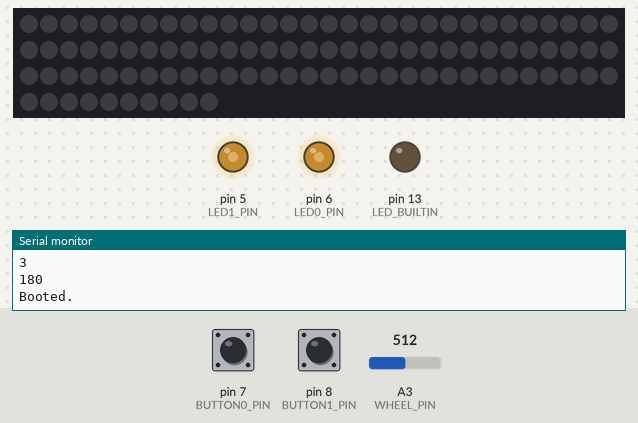
The sketch below on a simulated Arduino Uno, built with avr-gcc and run on an emulated ATmega328P. Shown: 100 RGB LEDs in strip order, left to right, continuing on the next row, output pins drawn as LEDs (lit = HIGH), the last lines printed to the serial monitor. The inputs (shaded band) are chosen by the test bench; at power-on: pin 7 (BUTTON0_PIN) HIGH, A3 (WHEEL_PIN) = 512, pin 8 (BUTTON1_PIN) HIGH. Dim RGB values are drawn brighter than linear; random numbers use the default seed unless the sketch sets one.

Above: at 1.2 s.
1.3 s: pin 7 (BUTTON0_PIN) pulled LOW for 0.15 s
2.0 s: A3 (WHEEL_PIN) set to 0
At 2.05 s:
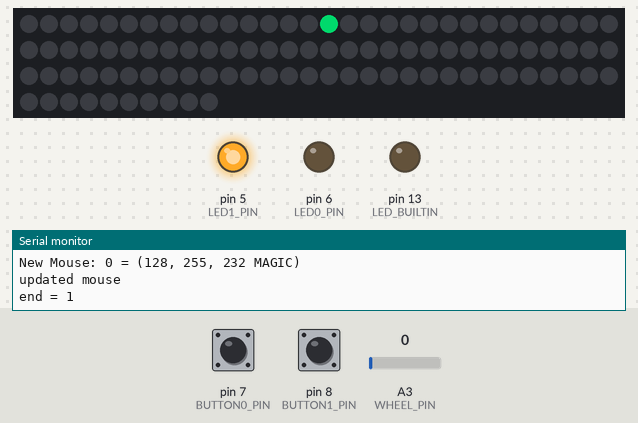
4.6 s: pin 7 (BUTTON0_PIN) pulled LOW for 0.15 s
5.3 s: pin 8 (BUTTON1_PIN) pulled LOW for 0.15 s
6.0 s: A3 (WHEEL_PIN) set to 30
At 6.18 s:
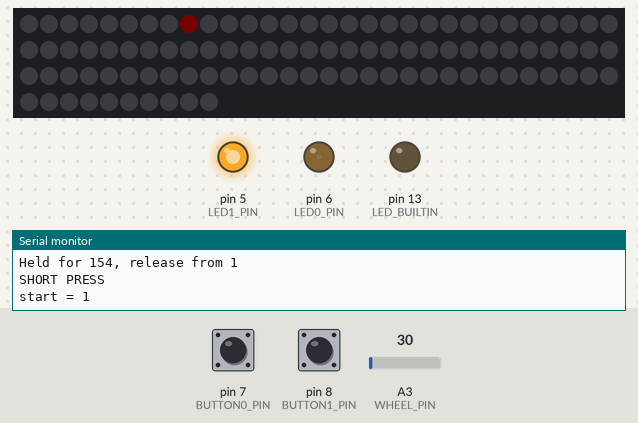
7.9 s: A3 (WHEEL_PIN) set to 306
At 8.01 s:
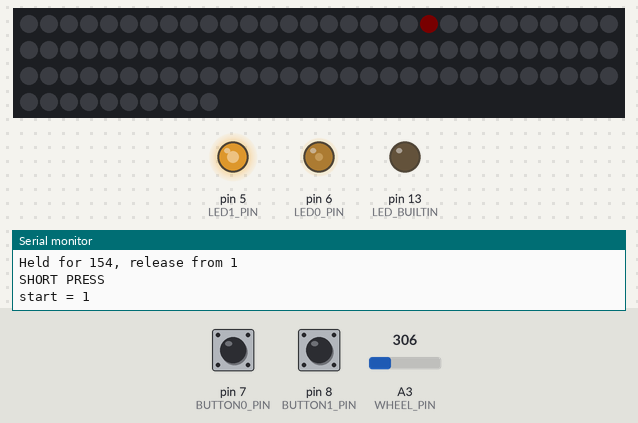
Timing chart, 0 to 10.9 s (numbered marks = the images above; inputs shaded):
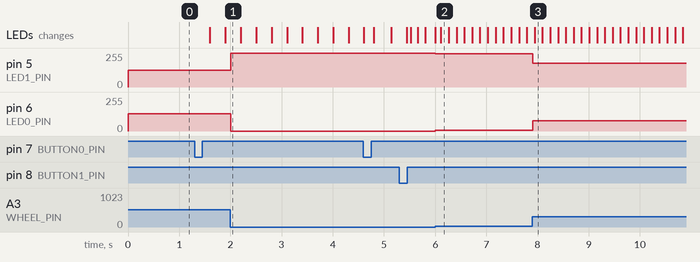

The sketch:

lite_mice.ino
```cpp
// the setup function runs once when you press reset or power the board
#include "FastLED.h"

#define PIXEL_PIN 10
#define WHEEL_PIN A3
#define LED0_PIN 6
#define LED1_PIN 5
#define BUTTON0_PIN 7
#define BUTTON1_PIN 8

#define NUM_LEDS 100

CRGB leds[NUM_LEDS];

const int delayTime = 1;
const int maxMice = 20;
int mouseTrainStart = 0;
int mouseTrainEnd = 0;
const byte maxTime = 30;

struct LiteMouse
{
  CRGB colour;
  byte waitTime;
  short step;
  byte time;
  int position;
};

LiteMouse mice[maxMice] = {
    {
        .colour = CRGB::Black,
        .waitTime = 1,
        .step = 1,
        .time = 0,
        .position = 0,
    }};

unsigned long debounceConfirmTime = 0;
unsigned long stateStartTime = 0;
const unsigned long debounceDelay = 50;
const unsigned long longPress = 500;

int hue = 255;
int sat = 255;
int magicVal = -1; // Default to magic on

enum buttonState
{
  button0 = 0b10,
  button1 = 0b01,
  allHeld = 0b00,
  released = 0b11
};

int buttonsState = 3;               // the initial state
int buttonsPrevious = buttonsState; // Initial state

CRGB mergeMouseColour(int pos)
{
  CRGB sumColour = CRGB::Black;
  for (int mouse = mouseTrainStart; mouse != mouseTrainEnd; mouse = (mouse + 1) % maxMice)
  {
    if (mice[mouse].position == pos)
    {
      sumColour += mice[mouse].colour;
    }
  }
  return sumColour;
}

void setMouse(int mouse, int hue, int sat = 255, int magicVal = -1)
{

  int val = (magicVal == -1) ? random(255) : magicVal;
  Serial.print("New Mouse: ");
  Serial.print(mouse);
  Serial.print(" = (");
  Serial.print(hue);
  Serial.print(", ");
  Serial.print(sat);
  Serial.print(", ");
  Serial.print(val);
  Serial.print(magicVal == -1 ? " MAGIC" : " SET");
  Serial.println(")");
  byte time = byte(maxTime - (val * maxTime / 255 - 1));

  mice[mouse] = {
      .colour = CHSV(hue, sat, val),
      .waitTime = time,
      .step = 1,
      .time = time,
      .position = 0,
  };
  Serial.println("updated mouse");
}

/*
 * Settings:
 * Handmade = /dev/ttyUSB0
 * UNO = /dev/
 */

void setup()
{
  Serial.begin(9600);
  Serial.println("Booted....");
  Serial.println(sizeof(struct LiteMouse));
  Serial.println(sizeof(CRGB));
  Serial.println(sizeof(mice));

  // initialize digital pin LED_BUILTIN as an output.
  pinMode(LED_BUILTIN, OUTPUT);
  pinMode(LED0_PIN, OUTPUT);
  pinMode(LED1_PIN, OUTPUT);
  pinMode(BUTTON0_PIN, INPUT_PULLUP);
  pinMode(BUTTON1_PIN, INPUT_PULLUP);
  pinMode(WHEEL_PIN, INPUT); // Configured by the analogInput

  FastLED.addLeds<NEOPIXEL, PIXEL_PIN>(leds, NUM_LEDS);

  Serial.println("Booted.");
}

// the loop function runs over and over again forever
void loop()
{
  // Serial.print("[");
  // Serial.print(mouseTrainStart);
  // Serial.print(", ");
  // Serial.print(mouseTrainEnd);
  // Serial.println("]");
  for (int mouse = mouseTrainStart; mouse != mouseTrainEnd; mouse = (mouse + 1) % maxMice)
  {
    // Serial.print("Checking mouse ");
    // Serial.println(mouse);
    if (mice[mouse].time == 0)
    {
      // Serial.print("Moving mouse ");
      // Serial.print(mouse);
      int oldPos = mice[mouse].position;
      // Serial.print(" from ");
      // Serial.println(oldPos);
      if (mice[mouse].position + mice[mouse].step >= NUM_LEDS)
      {
        // Serial.print("END OF TRACK ");
        mice[mouse].position = NUM_LEDS - 1 - (mice[mouse].position + mice[mouse].step - (NUM_LEDS - 1));
        mice[mouse].step = -mice[mouse].step;
      }
      else if (mice[mouse].position + mice[mouse].step < 0)
      {
        // Serial.print("START OF TRACK ");
        mice[mouse].position = -(mice[mouse].position + mice[mouse].step);
        mice[mouse].step = -mice[mouse].step;
      }
      else
      {
        mice[mouse].position += mice[mouse].step;
        // Serial.println("Moving to ");
      }
      // Serial.print(mice[mouse].position);
      // Serial.print("-");
      // Serial.println(mice[mouse].step);
      //Clean colour of old position
      leds[oldPos] = mergeMouseColour(oldPos);
      //Set colour of new position
      leds[mice[mouse].position] = mergeMouseColour(mice[mouse].position);
      //Set new wait time
      mice[mouse].time = mice[mouse].waitTime;
    }
    mice[mouse].time--;
  }

  FastLED.show();

  int wheelRead = analogRead(WHEEL_PIN);
  int buttons = (digitalRead(BUTTON1_PIN) << 1) | digitalRead(BUTTON0_PIN);
  unsigned long tnow = millis();

  if (buttons != buttonsPrevious)
  {
    debounceConfirmTime = millis() + debounceDelay;
    buttonsPrevious = buttons;
  }
  else if (tnow > debounceConfirmTime)
  {
    if (buttons != buttonsState)
    {

      // Do button state change action here
      Serial.print("Buttons state changed ");
      Serial.println(buttons);
      switch (buttons)
      {
      // Leading edge
      case button0:
        Serial.println("Button 0");
        break;
      case button1:
        Serial.println("Button 1");
        break;
      case allHeld:
        Serial.println("Both");
        break;
      case released: // Trailing edge
        Serial.print("Held for ");
        Serial.print(tnow - stateStartTime);
        Serial.print(", release from ");
        Serial.println(buttonsState);
        if ((tnow - stateStartTime) > longPress)
        {
          Serial.println("LONGPRESS");
          switch (buttonsState)
          {
          case button0:
            sat = wheelRead / 4;
            Serial.print("Sat = ");
            Serial.println(sat);
            break;
          case button1:
            magicVal = wheelRead / 4;
            Serial.print("Val = ");
            Serial.println(magicVal);
            break;
          case allHeld:
            Serial.println("Magic (Random Val)");
            magicVal = -1;
            break;
          }
        }
        else
        {
          Serial.println("SHORT PRESS");

          switch (buttonsState)
          {
          case button0:
          {
            int newMouseTrainEnd = (mouseTrainEnd + 1) % maxMice;
            if (newMouseTrainEnd != mouseTrainStart)
            {
              hue = wheelRead / 4;
              setMouse(mouseTrainEnd, hue, sat, magicVal);
              mouseTrainEnd = newMouseTrainEnd;
              Serial.print("end = ");
              Serial.println(mouseTrainEnd);
            }
            else
            {
              Serial.println("MAX MICE");
            }
          }
          break;
          case button1:

            if (mouseTrainStart != mouseTrainEnd)
            {
              int oldPosition = mice[mouseTrainStart].position;

              mouseTrainStart = (mouseTrainStart + 1) % maxMice;
              leds[oldPosition] = mergeMouseColour(oldPosition);
              Serial.print("start = ");
              Serial.println(mouseTrainStart);
            }
            else
            {
              Serial.println("NO MICE");
            }
            break;
          case allHeld:
            Serial.println("Small Magic");
            break;
          }
        }
        break;
      }
      stateStartTime = tnow;
      buttonsState = buttons;
    }
  }

  analogWrite(LED0_PIN, wheelRead / 4);
  analogWrite(LED1_PIN, 255 - wheelRead / 4);

  delay(delayTime);
}
```

Measured:
- after the input at 2.0 s, pin 5 (LED1_PIN): 127/255 → 255/255 at once; pin 6 (LED0_PIN): 128/255 → 0/255 at once
- after the input at 6.0 s, pin 5 (LED1_PIN): 255/255 → 248/255 at once; pin 6 (LED0_PIN): 0/255 → 7/255 at once
- after the input at 7.9 s, pin 5 (LED1_PIN): 248/255 → 179/255 at once; pin 6 (LED0_PIN): 7/255 → 76/255 at once
